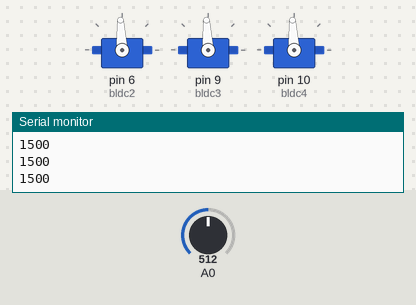
The sketch below on a simulated Arduino Uno, built with avr-gcc and run on an emulated ATmega328P. Shown: 3 × servo, the last lines printed to the serial monitor. The test bench sets the inputs (shaded band); at power-on: A0 = 512.

Above: at 1.2 s.
1.3 s: A0 set to 716
At 2.5 s:
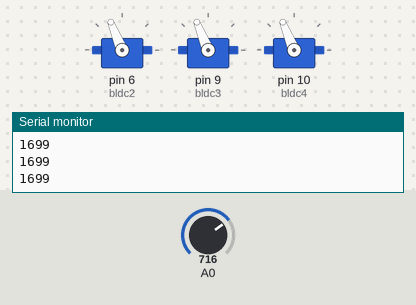
2.8 s: A0 set to 900
At 4.0 s:
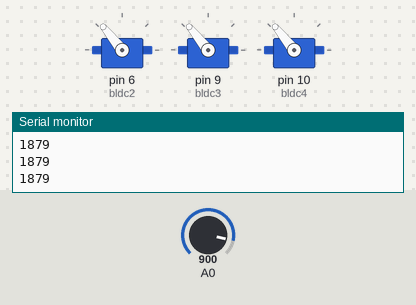
4.3 s: A0 set to 1023
At 5.4 s:
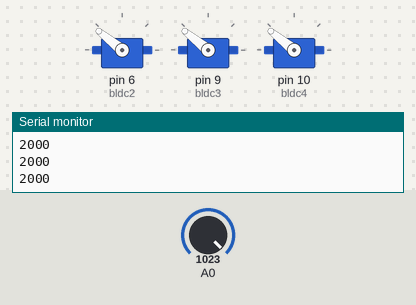
5.8 s: A0 set to 306
At 6.9 s:
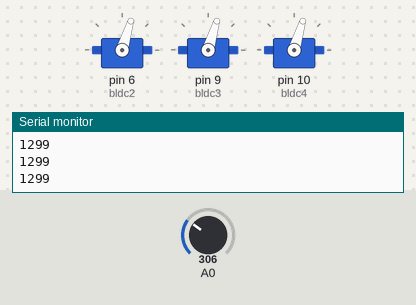
7.3 s: A0 set to 122
At 8.4 s:
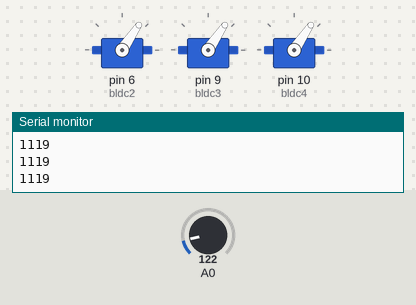
8.8 s: A0 set to 511
At 9.8 s:
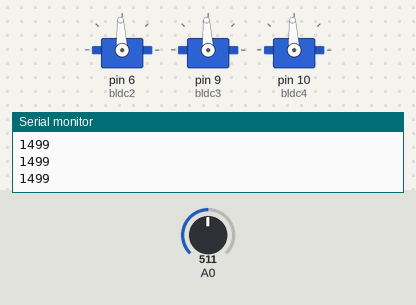
Timing chart, 0 to 11.3 s (numbered marks = the images above; inputs shaded):
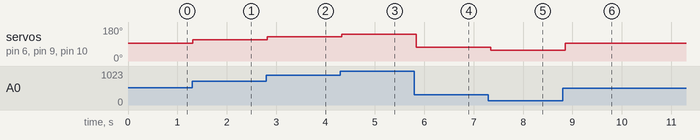

The sketch:

BLDCx4_control.ino
```cpp
//MAGDALENA LIPIEC
//sterowanie 4 silnikami bldc

#include <Servo.h>
//Servo bldc1; //inicjalizacja silnikow
Servo bldc2;
Servo bldc3;
Servo bldc4;


void setup() {

//int wartosc = 200;


//bldc1.attach(5);  //przypisanie silnika do pinu 5
//bldc1.writeMicroseconds(1000);

bldc2.attach(6);
bldc2.writeMicroseconds(1000);

bldc3.attach(9);
bldc3.writeMicroseconds(1000);

bldc4.attach(10);
bldc4.writeMicroseconds(1000);


Serial.begin(9600);
}

void loop() {

//ustawienie wyskosci drona
int high = analogRead(A0); //zmienna high odczytuje wartosc z analoga
int mappedhigh = map(high, 0, 1023, 1000, 2000);
//bldc1.writeMicroseconds(high); //ustawienie odpowiednich obrotow wszytskich silnikow
bldc2.writeMicroseconds(mappedhigh);
bldc3.writeMicroseconds(mappedhigh);
bldc4.writeMicroseconds(mappedhigh);

Serial.println(mappedhigh);
delay(100);
}
```

Measured:
- after the input at 1.3 s, servo on pin 6 (bldc2), servo on pin 9 (bldc3), servo on pin 10 (bldc4): 93° → 112° at once
- after the input at 2.8 s, servo on pin 6 (bldc2), servo on pin 9 (bldc3), servo on pin 10 (bldc4): 112° → 129° at once
- after the input at 4.3 s, servo on pin 6 (bldc2), servo on pin 9 (bldc3), servo on pin 10 (bldc4): 129° → 141° at once
- after the input at 5.8 s, servo on pin 6 (bldc2), servo on pin 9 (bldc3), servo on pin 10 (bldc4): 141° → 73° at once
- after the input at 7.3 s, servo on pin 6 (bldc2), servo on pin 9 (bldc3), servo on pin 10 (bldc4): 73° → 56° at once
- after the input at 8.8 s, servo on pin 6 (bldc2), servo on pin 9 (bldc3), servo on pin 10 (bldc4): 56° → 93° after 0.05 s
